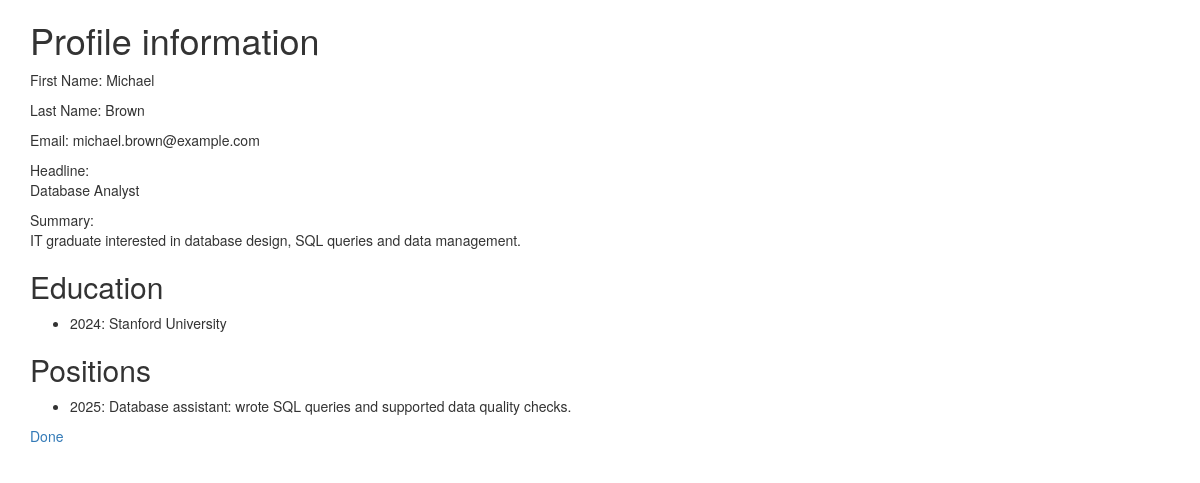
Screenshot of /view.php?profile_id=14 (signed in) with the database file from the repository.
### tables this page shows
CREATE TABLE `Profile` (
  `profile_id` int NOT NULL,
  `user_id` int NOT NULL,
  `first_name` text,
  `last_name` text,
  `email` text,
  `headline` text,
  `summary` text
);

CREATE TABLE `Education` (
  `profile_id` int NOT NULL,
  `institution_id` int NOT NULL,
  `rank` int DEFAULT NULL,
  `year` int DEFAULT NULL
);

CREATE TABLE `Institution` (
  `institution_id` int NOT NULL,
  `name` varchar(255) DEFAULT NULL
);

CREATE TABLE `Position` (
  `position_id` int NOT NULL,
  `profile_id` int DEFAULT NULL,
  `rank` int DEFAULT NULL,
  `year` int DEFAULT NULL,
  `description` text
);

### view.php (the view, shortened to what this page needs)
<?php
require_once "pdo.php";
$stmt = $pdo->prepare(
    "SELECT * FROM Profile
     WHERE profile_id = :pid AND user_id = :uid"
);
$stmt->execute([
    ':pid' => $_GET['profile_id'],
    ':uid' => $_SESSION['user_id']
]);
$profile = $stmt->fetch(PDO::FETCH_ASSOC);
$stmt = $pdo->prepare("SELECT * FROM Position WHERE profile_id = :pid ORDER BY `rank`");
$stmt->execute(array(":pid" => $_GET['profile_id']));
$positions = $stmt->fetchAll(PDO::FETCH_ASSOC);
$stmt = $pdo->prepare("SELECT Education.`year`, Institution.name
    FROM Education
    JOIN Institution ON Education.institution_id = Institution.institution_id
    WHERE Education.profile_id = :pid
    ORDER BY Education.`rank`");
$stmt->execute(array(":pid" => $_GET['profile_id']));
$educations = $stmt->fetchAll(PDO::FETCH_ASSOC);
?>
<!DOCTYPE html>
<html>
<head>
<?php require_once "head.php"; ?>
</head>
<body>
<div class="container">
<h1>Profile information</h1>
<p>First Name: <?= htmlentities($profile['first_name']) ?></p>
<p>Last Name: <?= htmlentities($profile['last_name']) ?></p>
<p>Email: <?= htmlentities($profile['email']) ?></p>
<p>Headline:<br><?= htmlentities($profile['headline']) ?></p>
<p>Summary:<br><?= htmlentities($profile['summary']) ?></p>
<h2>Education</h2>
<ul>
<?php
foreach ($educations as $edu) {
    echo "<li>";
    echo htmlentities($edu['year']) . ": ";
    echo htmlentities($edu['name']);
    echo "</li>\n";
}
?>
</ul>
<h2>Positions</h2>
<ul>
<?php
foreach ($positions as $pos) {
    echo "<li>";
    echo htmlentities($pos['year']) . ": ";
    echo htmlentities($pos['description']);
    echo "</li>\n";
}
?>
</ul>
<p><a href="index.php">Done</a></p>
</div>
</body>
</html>

### rows the page displays
profile: first_name "Michael", last_name "Brown", email "michael.brown@example.com", headline "Database Analyst", summary "IT graduate interested in database design, SQL queries and data management."
education: year "2024", institution.name "Stanford University"
position: year "2025", description "Database assistant: wrote SQL queries and supported data quality checks."
